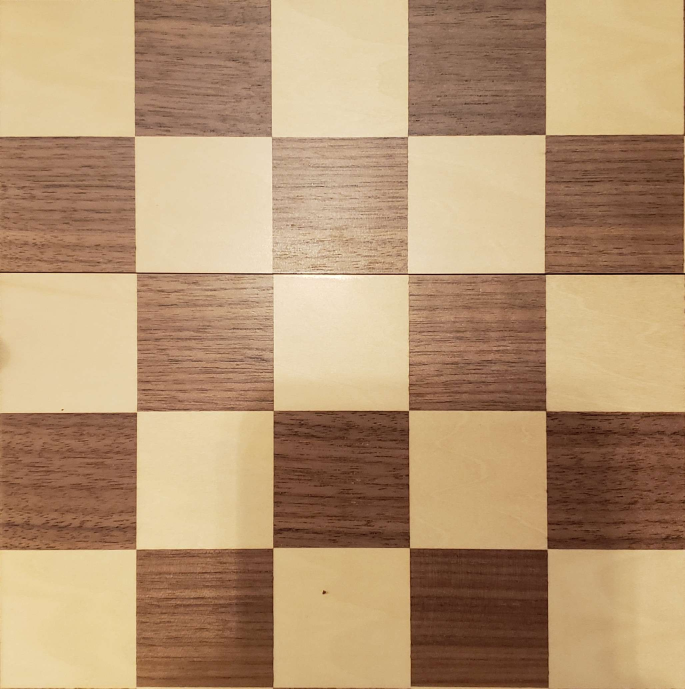
#> input picture final_comp_vis/background.jpg, 2054 x 2065 px (shown at 1/3 size)
$ python newMain.py
#> lines starting #> are read from the running program, lines starting #| are printed output that depends on the picture
import numpy as np
import itertools
import imageio
from scipy import ndimage
import os
import uuid
import matplotlib.pyplot as plt
from scipy.ndimage import gaussian_filter
from tqdm import tqdm

import matplotlib.animation as animation

def resize_image(image_path, target_height, target_width):
    # Read the image
#> called with image_path = 'background.jpg', target_height = 640, target_width = 640
    image = imageio.imread(image_path)
#> image is the input picture: shape (2065, 2054, 3); mean R, G, B 181.4, 149.8, 115.2

    # Resize the image
    resized_image = ndimage.zoom(image, (target_height / image.shape[0], target_width / image.shape[1], 1), order=1)
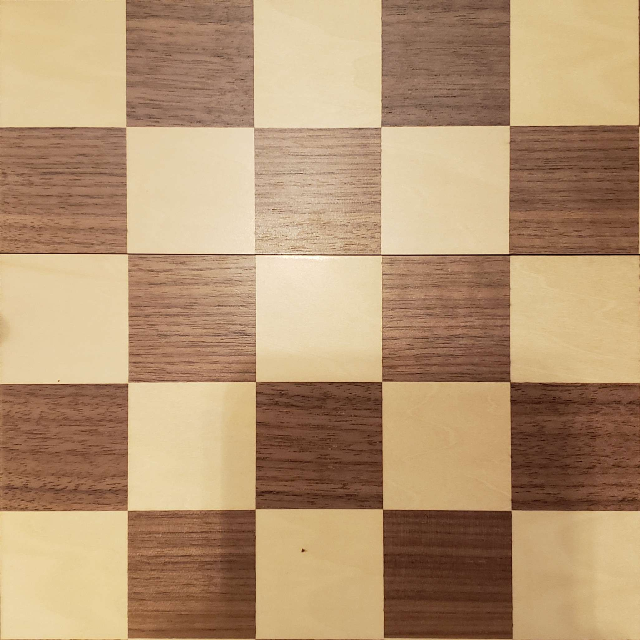
#> resized_image: shape (640, 640, 3); mean R, G, B 181.4, 149.8, 115.2

    return resized_image

# [86 lines left out: functions show_image, cut_and_save, not called in this run]

    # [17 lines of commented-out code are left out]

if __name__ == "__main__":
    input_image_path = 'board3.jpg'
    background_image_path = 'background.jpg'  # Replace with the path to your original image
    output_folder_path = 'data/r0_b0_g0_back_diff_gauss0.1'  # Specify the output folder


    empty_board_image = resize_image(background_image_path, 640, 640)
    plt.imshow(empty_board_image)
    plt.show()
    # cut_and_save(input_image_path,background_image_path, output_folder_path)

$ run again, with final_comp_vis/board2.jpg copied over final_comp_vis/background.jpg
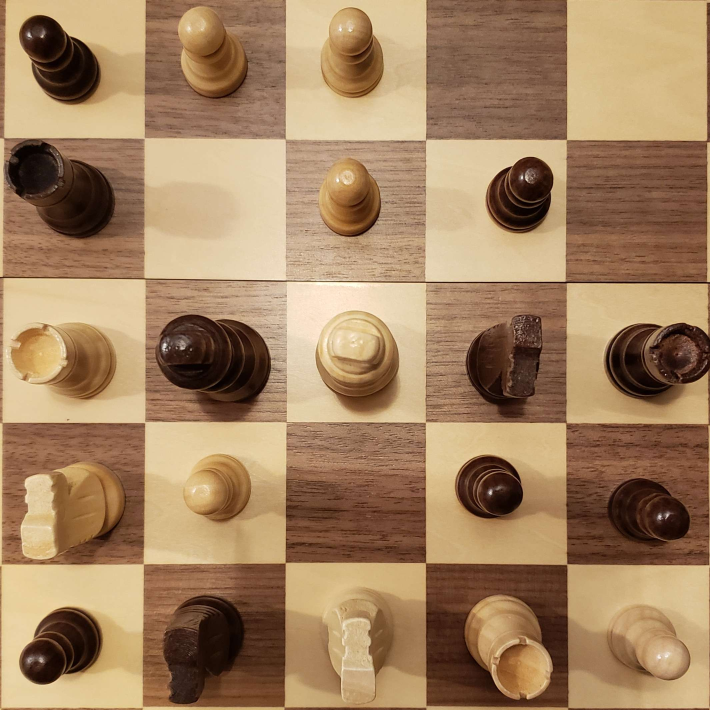
#> input picture final_comp_vis/board2.jpg, 2130 x 2130 px (shown at 1/3 size)
#> in resize_image, image is the input picture: shape (2130, 2130, 3); mean R, G, B 163.2, 130.8, 96.8
#> in resize_image, `resized_image = ndimage.zoom(image, (target_height / image.shape[0], t..`:
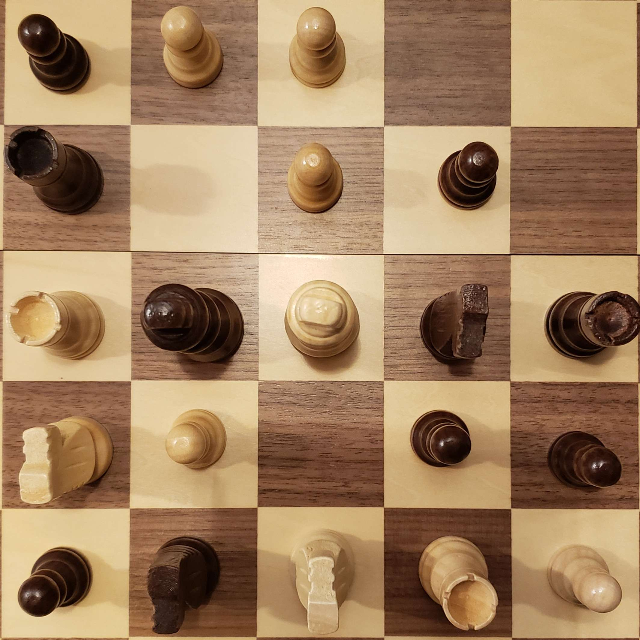
#> resized_image: shape (640, 640, 3); mean R, G, B 163.2, 130.8, 96.8

$ run again, with final_comp_vis/board.jpg copied over final_comp_vis/background.jpg
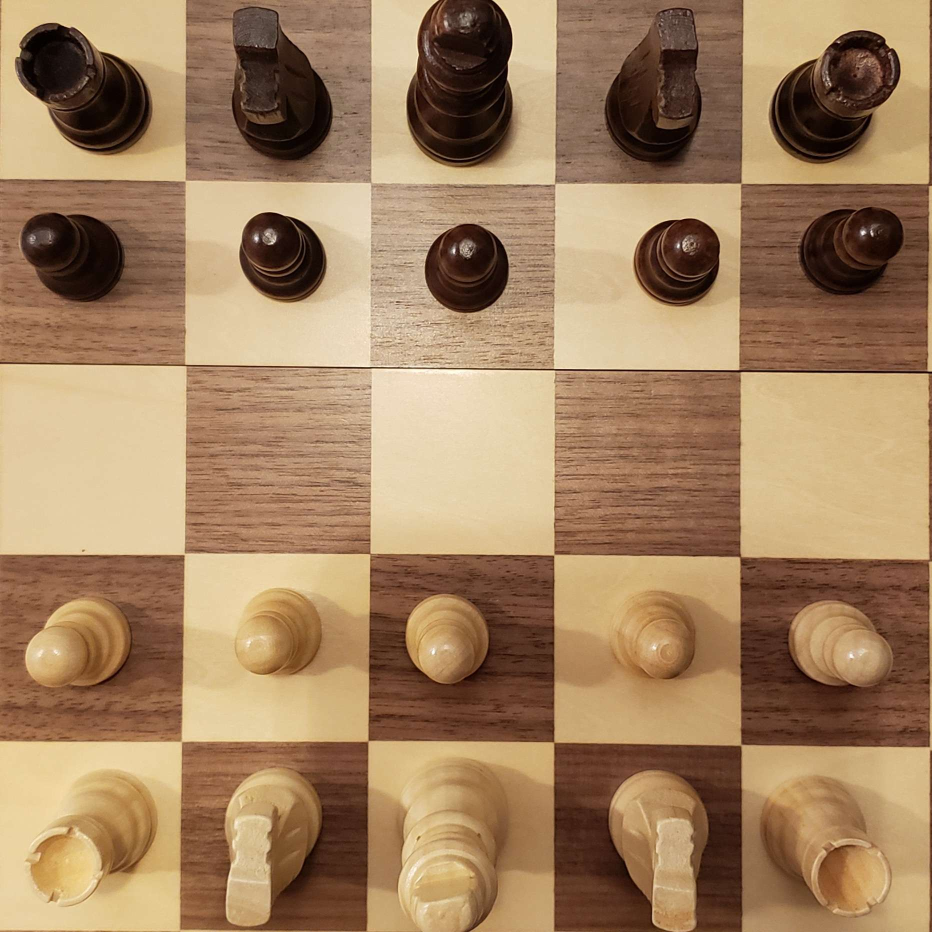
#> input picture final_comp_vis/board.jpg, 1864 x 1864 px (shown at 1/2 size)
#> in resize_image, image is the input picture: shape (1864, 1864, 3); mean R, G, B 162.6, 130.3, 96.6
#> in resize_image, `resized_image = ndimage.zoom(image, (target_height / image.shape[0], t..`:
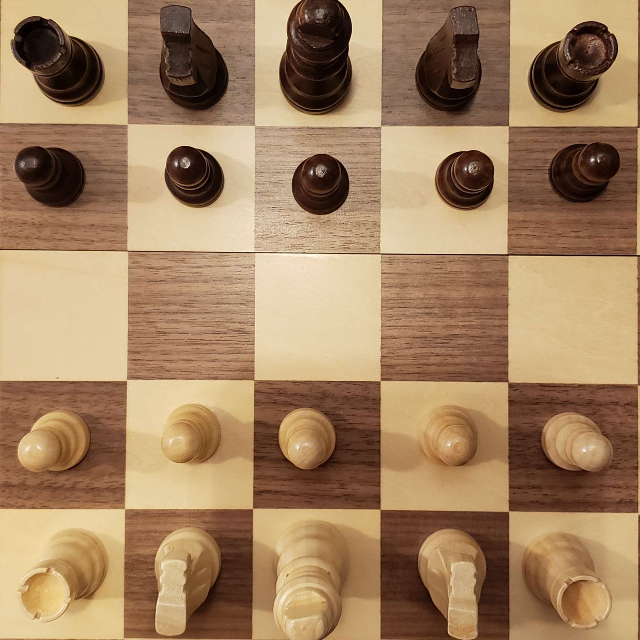
#> resized_image: shape (640, 640, 3); mean R, G, B 162.6, 130.4, 96.6

$ run again, with final_comp_vis/guess1.jpg copied over final_comp_vis/background.jpg
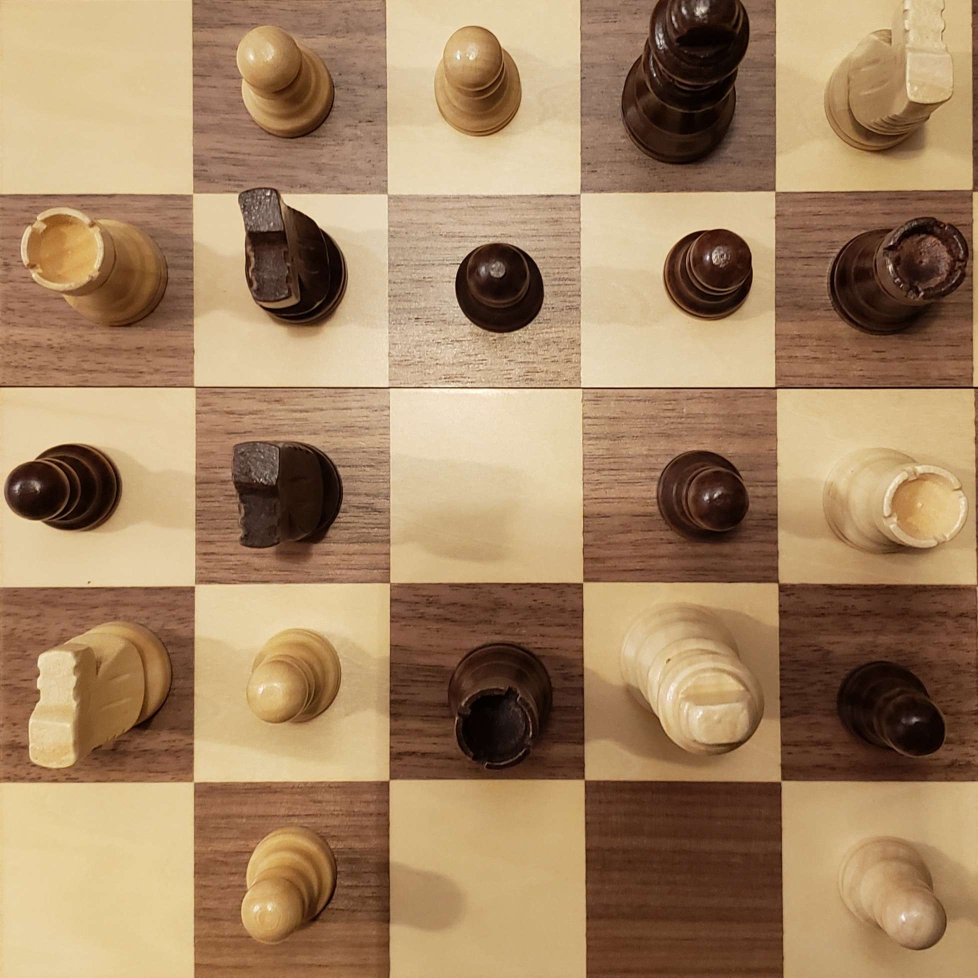
#> input picture final_comp_vis/guess1.jpg, 1955 x 1955 px (shown at 1/2 size)
#> in resize_image, image is the input picture: shape (1955, 1955, 3); mean R, G, B 164, 132.7, 98.6
#> in resize_image, `resized_image = ndimage.zoom(image, (target_height / image.shape[0], t..`:
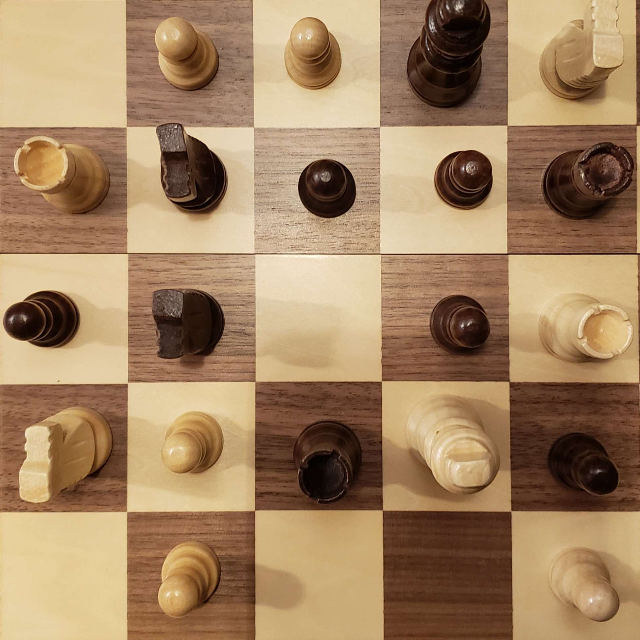
#> resized_image: shape (640, 640, 3); mean R, G, B 164, 132.7, 98.6
